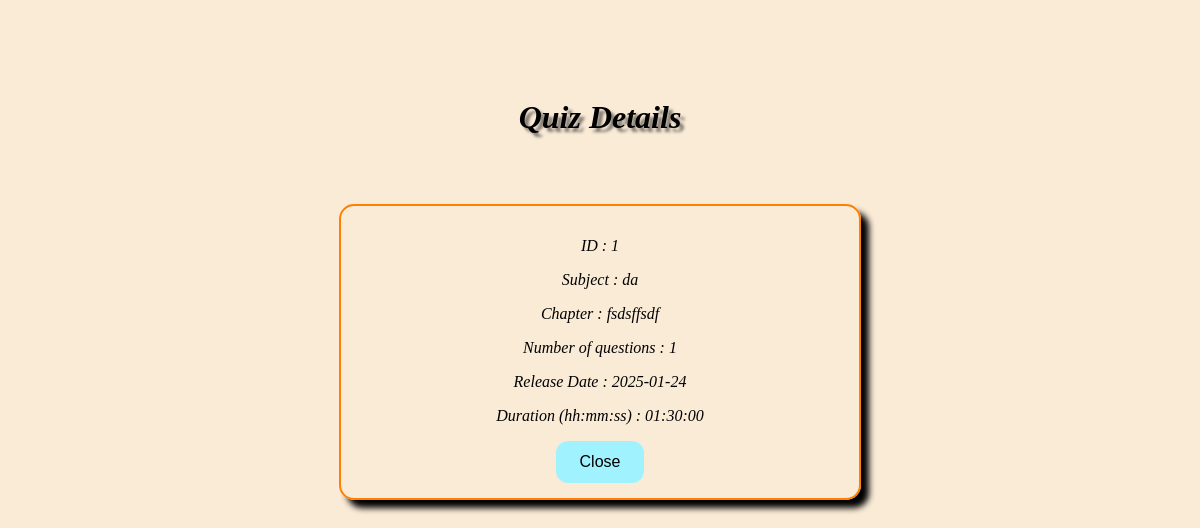
Before: /quiz/view/1/1 with the older database file.
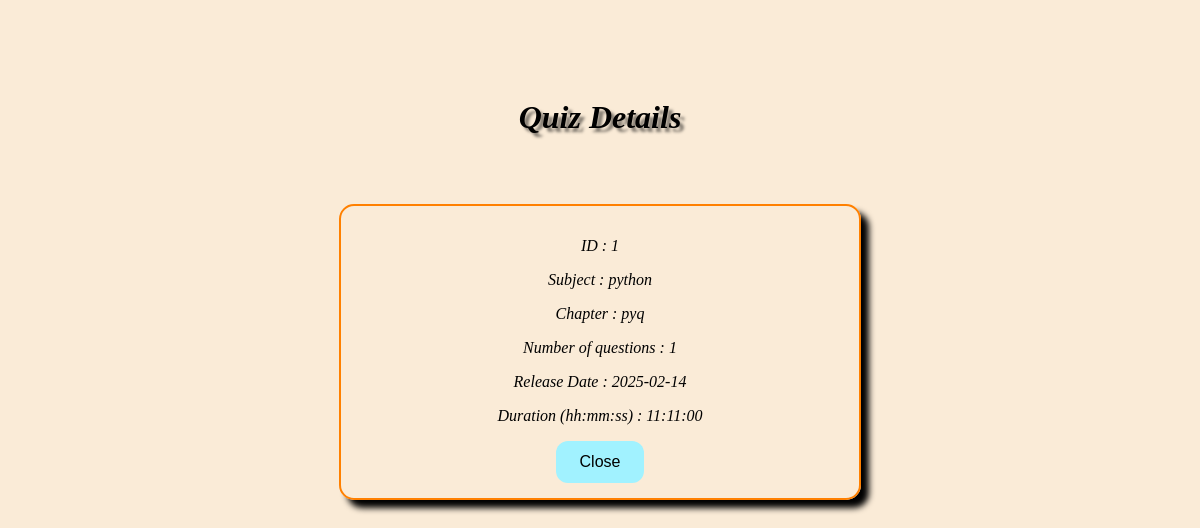
After: the same page with the newer database file.
### models.py (models this page shows)
class subject(db.Model):
    __tablename__ = "subject"
    id = db.Column(db.Integer , primary_key = True)
    name = db.Column(db.String , unique =True , nullable = False)
    description = db.Column(db.String , nullable = False)
    chapters = db.relationship("chapter" , backref="subject" ,cascade="all, delete-orphan")

class chapter(db.Model):
    __tablename__ = "chapter"
    id = db.Column(db.Integer , primary_key = True)
    subject_id = db.Column(db.ForeignKey("subject.id" , ondelete = "CASCADE") , nullable = False )
    name = db.Column(db.String , unique =True , nullable = False)
    description = db.Column(db.String , nullable = False)
    quizzes = db.relationship("quiz" , backref= "chapter" , cascade="all, delete")

class quiz(db.Model):
    __tablename__ = "quiz"
    id = db.Column(db.Integer , primary_key = True)
    name = db.Column(db.String , unique = True)
    chapter_id = db.Column( db.ForeignKey("chapter.id" , ondelete = "CASCADE" ) , nullable = False)
    doq = db.Column(db.Date , nullable = False)
    time = db.Column(db.Time , nullable = False) #(hh:mm)
    remarks = db.Column(db.String , nullable = True)
    questions = db.relationship('questions' , backref = 'quiz' , cascade="all, delete-orphan")
    score = db.relationship('scores' , backref = "quiz" , cascade="all, delete-orphan")

### app.py (the view)
@app.route("/quiz/view/<int:quiz_id>/<int:user_id>" , methods=["GET"])
def quizview(quiz_id , user_id ):
    qui = quiz.query.get(quiz_id)                                 #quiz
    chap = chapter.query.get(qui.chapter_id)                      #chapter
    sub = subject.query.get(chap.subject_id)                      #subject
    quests = questions.query.all()                                #question
    return render_template("viewquiz.html" , qui = qui , chap = chap , sub = sub , quests = quests , user_id = user_id)

### templates/viewquiz.html (shortened to what this page needs)
<!DOCTYPE html>
<html lang="en">
  <head>
    <link rel="stylesheet" href="/static/adminstyle.css" />
  </head>
  <body>
    <div class="welcome" style="padding-top: 5%">
      <h1>Quiz Details</h1>
    </div>
    <div style="align-content: center; padding-top: 4%">
      <div class="subject-card" style="margin: auto; text-align: center">
        <p>ID : {{qui.id}}</p>
        <p>Subject : {{sub.name}}</p>
        <p>Chapter : {{chap.name}}</p>
        <p>
          Number of questions : {% set question_count = [] %}
          {{question_count|length}}
        </p>
        <p>Release Date : {{qui.doq}}</p>
        <p>Duration (hh:mm:ss) : {{qui.time}}</p>
        <a href="/user/dashboard/{{user_id}}"
          ><button class="buttoncurve">Close</button></a
        >
      </div>
    </div>
  </body>
</html>

Changed rows visible on the page:
removed subject: name "da"
removed chapter: name "fsdsffsdf"
changed quiz id 1: doq "2025-01-24" → "2025-02-14"; time "01:30:00" → "11:11:00"
now on this page (row edited): subject: name "python"
now on this page (row edited): chapter: name "pyq"
